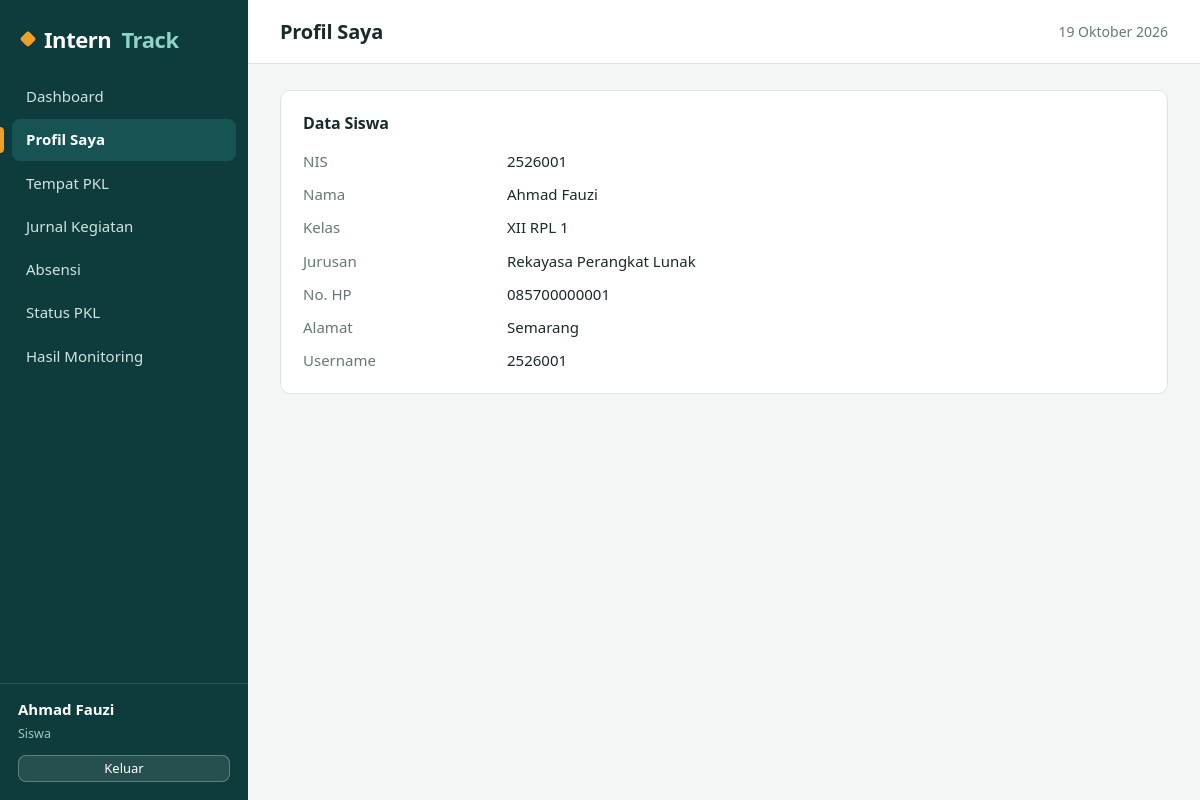
The app's page /siswa/profil.php (signed in) with its own data.
### tables this page shows
CREATE TABLE siswa (
  id_siswa INT AUTO_INCREMENT PRIMARY KEY,
  id_user  INT NOT NULL UNIQUE,
  nis      VARCHAR(20)  NOT NULL UNIQUE,
  nama     VARCHAR(100) NOT NULL,
  kelas    VARCHAR(20),
  jurusan  VARCHAR(60),
  no_hp    VARCHAR(20),
  alamat   VARCHAR(255),
  CONSTRAINT fk_siswa_user FOREIGN KEY (id_user) REFERENCES users(id_user) ON DELETE CASCADE
);

### config/app.php (called while the page is built, shortened)
<?php
require_once __DIR__ . '/database.php';
function e($v): string { return htmlspecialchars((string)$v, ENT_QUOTES, 'UTF-8'); }
function url(string $p = ''): string { return BASE_URL . '/' . ltrim($p, '/'); }
function user() { return $_SESSION['user'] ?? null; }
function siswa_login()
{
    $st = db()->prepare('SELECT * FROM siswa WHERE id_user = ?');
    $st->execute([user()['id_user']]);
    return $st->fetch() ?: null;
}
function tgl_id(?string $d): string
{
    $bln = ['', 'Januari', 'Februari', 'Maret', 'April', 'Mei', 'Juni', 'Juli', 'Agustus', 'September', 'Oktober', 'November', 'Desember'];
    $t = strtotime($d);
    return date('j', $t) . ' ' . $bln[(int)date('n', $t)] . ' ' . date('Y', $t);
}

### config/database.php (called while the page is built, shortened)
<?php
function db(): PDO
{
    static $pdo = null;
    if ($pdo === null) {
        try {
            $pdo = new PDO(
                'mysql:host=' . DB_HOST . ';dbname=' . DB_NAME . ';charset=utf8mb4',
                DB_USER,
                DB_PASS,
                [
                    PDO::ATTR_ERRMODE            => PDO::ERRMODE_EXCEPTION,
                    PDO::ATTR_DEFAULT_FETCH_MODE => PDO::FETCH_ASSOC,
                ]
            );
        } catch (PDOException $ex) {
            http_response_code(500);
            exit('Koneksi database gagal. Pastikan database "interntrack" sudah diimpor dan config/database.php benar.');
        }
    }
    return $pdo;
}

### siswa/profil.php (the view, shortened to what this page needs)
<?php
require_once __DIR__ . '/../config/app.php';
$s = siswa_login();
$judul = 'Profil Saya';
include __DIR__ . '/../includes/header.php';
?>
<div class="card"><h3>Data Siswa</h3>
<dl class="det">
    <dt>NIS</dt><dd><?= e($s['nis']) ?></dd><dt>Nama</dt><dd><?= e($s['nama']) ?></dd>
    <dt>Kelas</dt><dd><?= e($s['kelas']) ?></dd><dt>Jurusan</dt><dd><?= e($s['jurusan']) ?></dd>
    <dt>No. HP</dt><dd><?= e($s['no_hp']) ?></dd><dt>Alamat</dt><dd><?= e($s['alamat']) ?></dd>
    <dt>Username</dt><dd><?= e(user()['username']) ?></dd>
</dl></div>
<?php include __DIR__ . '/../includes/footer.php'; ?>

### includes/header.php (shortened to what this page needs)
<?php
$u    = user();
$role = $u['role'] ?? '';
if ($role === 'admin') {
    $menu = [
        ['Dashboard', 'admin/dashboard.php'],
        ['Data Siswa', 'admin/siswa.php'],
        ['Data Perusahaan', 'admin/perusahaan.php'],
        ['Data Pembimbing', 'admin/pembimbing.php'],
        ['Penempatan PKL', 'admin/penempatan.php'],
        ['Aktivitas Siswa', 'admin/jurnal.php'],
        ['Kehadiran', 'admin/absensi.php'],
        ['Monitoring', 'admin/monitoring.php'],
        ['Laporan'],
        ['Laporan Data Siswa', 'laporan/siswa.php'],
        ['Laporan Kehadiran', 'laporan/kehadiran.php'],
        ['Laporan Monitoring', 'laporan/monitoring.php'],
    ];
} else {
    $menu = [
        ['Dashboard', 'siswa/dashboard.php'],
        ['Profil Saya', 'siswa/profil.php'],
        ['Tempat PKL', 'siswa/tempat_pkl.php'],
        ['Jurnal Kegiatan', 'siswa/jurnal.php'],
        ['Absensi', 'siswa/absensi.php'],
        ['Status PKL', 'siswa/status.php'],
        ['Hasil Monitoring', 'siswa/monitoring.php'],
    ];
}
$self = str_replace('\\', '/', $_SERVER['SCRIPT_NAME']);
?><!DOCTYPE html>
<html lang="id">
<head>
<link rel="stylesheet" href="<?= url('assets/css/style.css') ?>">
</head>
<body>
<aside class="side">
    <div class="brand">Intern<span>Track</span></div>
    <nav>
    <?php foreach ($menu as $m): ?>
        <?php if (count($m) === 1): ?>
            <div class="nav-h"><?= e($m[0]) ?></div>
        <?php else: $on = substr($self, -strlen('/' . $m[1])) === '/' . $m[1]; ?>
            <a class="<?= $on ? 'on' : '' ?>" href="<?= url($m[1]) ?>"><?= e($m[0]) ?></a>
        <?php endif; ?>
    <?php endforeach; ?>
    </nav>
    <div class="side-foot">
        <b><?= e($u['nama'] ?? '') ?></b>
        <small><?= $role === 'admin' ? 'Admin / Pembimbing' : 'Siswa' ?></small>
        <a class="btn btn-sm btn-light" href="<?= url('auth/logout.php') ?>">Keluar</a>
    </div>
</aside>
<main>
    <header class="top"><h1><?= e($judul ?? '') ?></h1><span class="tgl"><?= tgl_id(date('Y-m-d')) ?></span></header>
    <section class="content">

### assets/css/style.css (style rules this page uses)
:root { --ink:#0E3B3C; --ink-2:#175352; --teal:#127A72; --teal-d:#0C5D57; --teal-l:#E3F1EE; --amber:#EFA02B; --amber-l:#FDF1DC; --bg:#F3F6F5; --card:#fff; --line:#DDE5E3; --tx:#1A2A2A; --mut:#667877; --ok:#14633A; --ok-l:#E1F4E8; --info:#1D5A87; --info-l:#E0EEF8; --warn:#8A5A00; --warn-l:#FDF0D5; --bad:#9C2B1F; --bad-l:#FBE4E1; --muted-l:#ECEFEE; --r:10px; --font:"Segoe UI Variable Text","Segoe UI",system-ui,-apple-system,"Helvetica Neue",Arial,sans-serif; }
* { box-sizing:border-box }
html { -webkit-text-size-adjust:100% }
body { margin:0;font:15px/1.55 var(--font);color:var(--tx);background:var(--bg);display:flex;min-height:100vh }
h1,h2,h3 { letter-spacing:-.01em }
a { color:var(--teal-d) }
.side { width:248px;background:var(--ink);color:#fff;display:flex;flex-direction:column;position:sticky;top:0;height:100vh;flex-shrink:0 }
.brand { font-size:22px;font-weight:700;padding:22px 22px 16px;letter-spacing:-.02em;display:flex;align-items:center;gap:10px }
.brand::before { content:"";width:12px;height:12px;border-radius:3px;background:var(--amber);transform:rotate(45deg);flex-shrink:0 }
.brand span { color:#8fd3c9 }
.side nav { flex:1;overflow:auto;padding:4px 12px }
.side nav a { display:block;color:#cfe5e2;text-decoration:none;padding:9px 14px;border-radius:8px;margin-bottom:2px;position:relative;transition:background .15s,color .15s }
.side nav a.on { background:var(--ink-2);color:#fff;font-weight:600 }
.side nav a.on::before { content:"";position:absolute;left:-12px;top:8px;bottom:8px;width:4px;border-radius:0 4px 4px 0;background:var(--amber) }
.side-foot { padding:14px 18px 18px;border-top:1px solid rgba(255,255,255,.12);display:flex;flex-direction:column;gap:2px }
.side-foot b { font-weight:600 }
.side-foot small { color:#9fc7c1;margin-bottom:10px }
main { flex:1;min-width:0 }
.top { background:#fff;border-bottom:1px solid var(--line);padding:16px 32px;display:flex;align-items:center;justify-content:space-between;gap:16px;position:sticky;top:0;z-index:5 }
.top h1 { margin:0;font-size:20px;font-weight:650 }
.top .tgl { color:var(--mut);font-size:14px }
.content { padding:26px 32px 40px;max-width:1280px }
.card { background:var(--card);border:1px solid var(--line);border-radius:var(--r);padding:20px 22px;margin-bottom:22px }
.card h3 { margin:0 0 14px;font-size:16px;font-weight:650 }
.btn { display:inline-flex;align-items:center;justify-content:center;gap:6px;border:1px solid #c9d6d3;background:#fff;color:var(--tx);padding:8px 15px;border-radius:8px;cursor:pointer;font:inherit;font-weight:500;text-decoration:none;line-height:1.3;transition:background .15s,border-color .15s }
.btn-light { background:rgba(255,255,255,.1);border-color:rgba(255,255,255,.28);color:#fff }
.btn-sm { padding:4px 11px;font-size:13px }
dl.det { display:grid;grid-template-columns:190px 1fr;gap:10px 14px;margin:0 }
dl.det dt { color:var(--mut) }
dl.det dd { margin:0;font-weight:500 }

### records on screen
siswa: nama "Ahmad Fauzi", nis "2526001", kelas "XII RPL 1", jurusan "Rekayasa Perangkat Lunak", no_hp "085700000001", alamat "Semarang"

### other values on screen
$m[0] "Dashboard"
$m[0] "Profil Saya"
$m[0] "Tempat PKL"
$m[0] "Jurnal Kegiatan"
$m[0] "Absensi"
$m[0] "Status PKL"
$m[0] "Hasil Monitoring"
$judul "Profil Saya"
